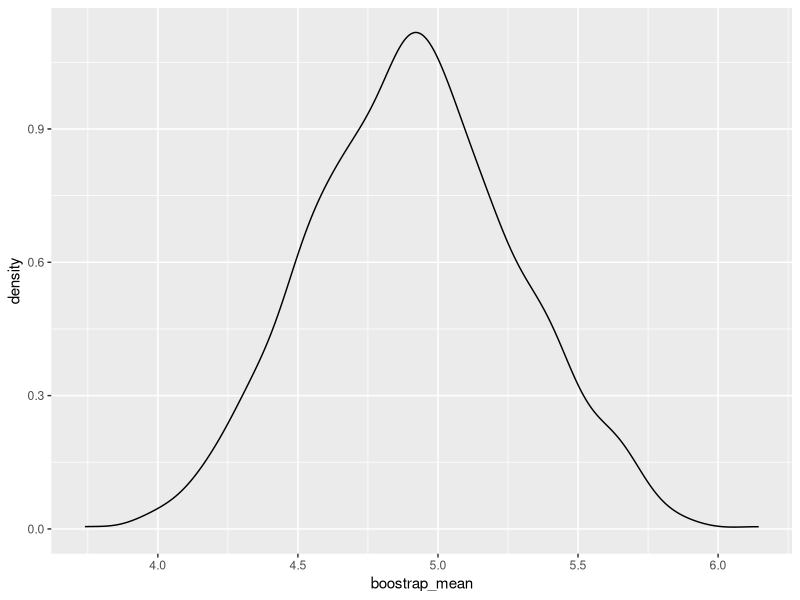
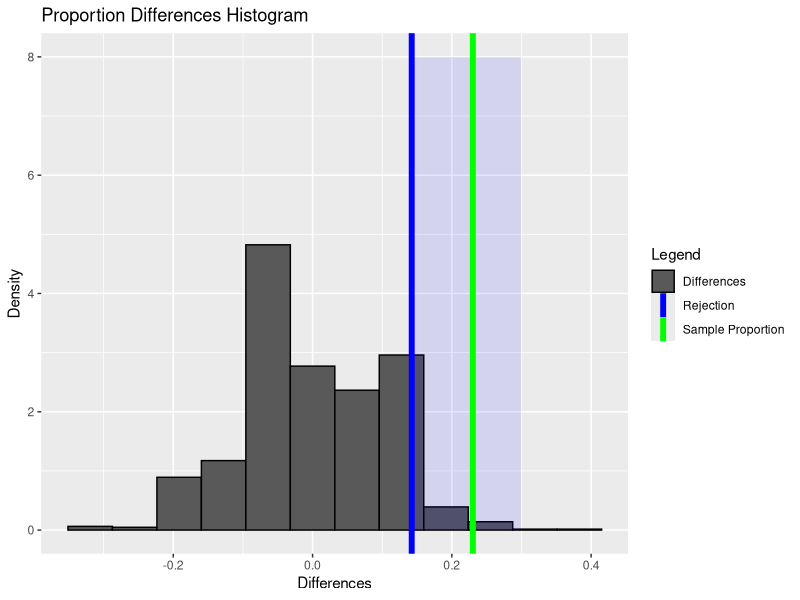

The R script that drew these images, in order:
## ---- chunk 1
library(tidyverse)
## ---- chunk 2
# 1000 bootstrap samples
set.seed(303)
data <- runif(n=50, min = 0, max = 10)
bootstrap_data <- replicate(n = 1000, expr = sample(data, size = length(data), replace = TRUE))
boostrap_mean <- apply(X = bootstrap_data, MARGIN = 2, FUN = mean)

ggplot() +
  geom_density(aes(x=boostrap_mean))
## ---- chunk 3
# what about the CI?
quantile(boostrap_mean, c(0.025, 0.975))
## ---- chunk 4
prop_treatment <- 45/69
prop_control <- 30/34
prop_difference <- prop_control - prop_treatment
prop_difference
## ---- chunk 5
# create_data function
create_data <- function(control_total, control_death,
                        treatment_total, treatment_death) {
    total_deaths <- control_death + treatment_death
    total_subjects <- control_total + treatment_total
    non_survivors <- rep(1, total_deaths)
    survivors <- rep(0, total_subjects - total_deaths)

    return(c(non_survivors, survivors))
}
## ---- chunk 6
# shuffle function
simulation <- function(control_total = 34, control_death = 30,
                       treatment_total = 69, treatment_death = 45) {
    index_data <- create_data(control_total, control_death,
                              treatment_total, treatment_death)
    shuffled_data <- sample(x = index_data, size = length(index_data),
                            replace = FALSE)
    control <- shuffled_data[1:control_total]
    treatment <- shuffled_data[(control_total+1):length(shuffled_data)]
    
    # proportion of deaths in control group
    control_p <- sum(control) / length(control)
    
    # proportion of deaths in treatment group
    treatment_p <- sum(treatment) / length(treatment)
    
    # compute difference
    difference_p <- control_p - treatment_p
    
    return(difference_p)
}
## ---- chunk 7
# run simulation 1000 times
randomized_differences <- replicate(1000, simulation())
## ---- chunk 8
difference_quantile <- quantile(x = randomized_differences, probs = c(0.95))
difference_quantile
## ---- chunk 9
ggplot() +
    geom_histogram(aes(x = randomized_differences, y = after_stat(density),
                       color = 'Differences'), bins = 12) +
    annotate('rect', xmin = difference_quantile, xmax = 0.3,
             ymin = 0, ymax = 8, alpha = 0.1, fill = 'blue') +
    geom_vline(mapping = aes(color = 'Rejection', xintercept = difference_quantile),
               linewidth = 2) +
    geom_vline(mapping =
               aes(color = 'Sample Proportion',
                   xintercept = prop_difference), linewidth = 2) +
    xlab('Differences') +
    ylab('Density') +
    ggtitle('Proportion Differences Histogram') +
    scale_color_manual(breaks = c('Differences', 'Rejection',  'Sample Proportion'),
                       values = c('black', 'blue', 'green'),
                       name = 'Legend')
